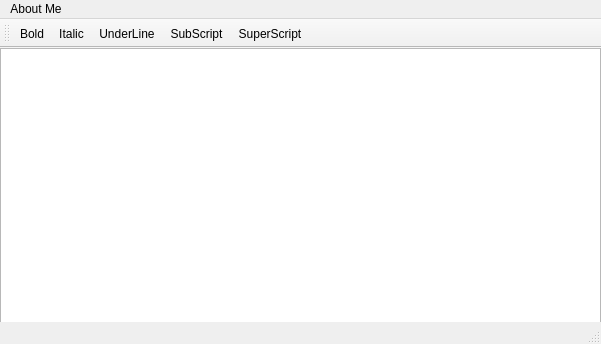
<?xml version="1.0" encoding="UTF-8"?>
<ui version="4.0">
 <class>MyNotepadApp</class>
 <widget class="QMainWindow" name="MyNotepadApp">
  <property name="geometry">
   <rect>
    <x>0</x>
    <y>0</y>
    <width>601</width>
    <height>344</height>
   </rect>
  </property>
  <property name="windowTitle">
   <string>MyNotepadApp</string>
  </property>
  <property name="windowIcon">
   <iconset resource="Resource.qrc">
    <normaloff>:/ImageResource/notepad_37173.jpg</normaloff>:/ImageResource/notepad_37173.jpg</iconset>
  </property>
  <widget class="QWidget" name="centralwidget">
   <widget class="QTextEdit" name="textEdit">
    <property name="geometry">
     <rect>
      <x>0</x>
      <y>0</y>
      <width>601</width>
      <height>291</height>
     </rect>
    </property>
   </widget>
  </widget>
  <widget class="QMenuBar" name="menubar">
   <property name="geometry">
    <rect>
     <x>0</x>
     <y>0</y>
     <width>601</width>
     <height>21</height>
    </rect>
   </property>
   <widget class="QMenu" name="menuAbout_Me">
    <property name="title">
     <string>About Me</string>
    </property>
    <addaction name="actionView_My_Resume"/>
   </widget>
   <addaction name="menuAbout_Me"/>
  </widget>
  <widget class="QStatusBar" name="statusbar"/>
  <widget class="QToolBar" name="toolBar">
   <property name="windowTitle">
    <string>toolBar</string>
   </property>
   <attribute name="toolBarArea">
    <enum>TopToolBarArea</enum>
   </attribute>
   <attribute name="toolBarBreak">
    <bool>false</bool>
   </attribute>
   <addaction name="actionBold"/>
   <addaction name="actionItalic"/>
   <addaction name="actionUnderLine"/>
   <addaction name="actionSubScript"/>
   <addaction name="actionSuperScript"/>
  </widget>
  <action name="actionBold">
   <property name="checkable">
    <bool>true</bool>
   </property>
   <property name="icon">
    <iconset resource="Resource.qrc">
     <normaloff>:/ImageResource/bold.png</normaloff>
     <normalon>:/ImageResource/bold-1.png</normalon>:/ImageResource/bold.png</iconset>
   </property>
   <property name="text">
    <string>Bold</string>
   </property>
  </action>
  <action name="actionItalic">
   <property name="checkable">
    <bool>true</bool>
   </property>
   <property name="icon">
    <iconset resource="Resource.qrc">
     <normaloff>:/ImageResource/italic-1.png</normaloff>
     <normalon>:/ImageResource/italic-11.png</normalon>:/ImageResource/italic-1.png</iconset>
   </property>
   <property name="text">
    <string>Italic</string>
   </property>
  </action>
  <action name="actionUnderLine">
   <property name="checkable">
    <bool>true</bool>
   </property>
   <property name="icon">
    <iconset resource="Resource.qrc">
     <normaloff>:/ImageResource/u-1.png</normaloff>
     <normalon>:/ImageResource/u-11.png</normalon>:/ImageResource/u-1.png</iconset>
   </property>
   <property name="text">
    <string>UnderLine</string>
   </property>
  </action>
  <action name="actionView_My_Resume">
   <property name="text">
    <string>View My Resume</string>
   </property>
  </action>
  <action name="actionSubScript">
   <property name="checkable">
    <bool>true</bool>
   </property>
   <property name="icon">
    <iconset resource="Resource.qrc">
     <normaloff>:/ImageResource/subscript.png</normaloff>
     <normalon>:/ImageResource/subscripttrigger.png</normalon>:/ImageResource/subscript.png</iconset>
   </property>
   <property name="text">
    <string>SubScript</string>
   </property>
  </action>
  <action name="actionSuperScript">
   <property name="checkable">
    <bool>true</bool>
   </property>
   <property name="icon">
    <iconset resource="Resource.qrc">
     <normaloff>:/ImageResource/superscript.png</normaloff>
     <normalon>:/ImageResource/superscripttrigger.png</normalon>:/ImageResource/superscript.png</iconset>
   </property>
   <property name="text">
    <string>SuperScript</string>
   </property>
  </action>
 </widget>
 <resources>
  <include location="Resource.qrc"/>
 </resources>
 <connections/>
</ui>
